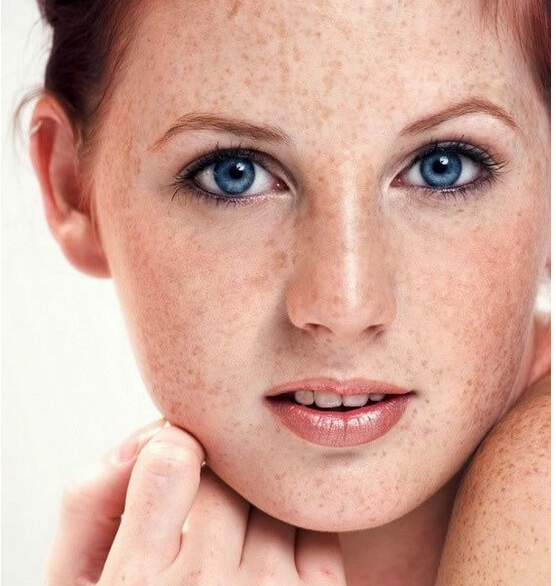
#> input picture beauty.jpg, 556 x 586 px
$ python beauty.py
#> lines starting #> are read from the running program, lines starting #| are printed output that depends on the picture
import cv2
import numpy as np
import matplotlib.pyplot as plt

def adjust_gamma(image, gamma=1.0):
    invGamma = 1.0/gamma
    table = []
    for i in range(256):
        table.append(((i / 255.0) ** invGamma) * 255)
    table = np.array(table).astype("uint8")
    return cv2.LUT(image, table)


img = cv2.imread('beauty.jpg')
#> img is the input picture: shape (586, 556, 3); mean B, G, R 151.5, 166.6, 209
b, g, r = cv2.split(img)
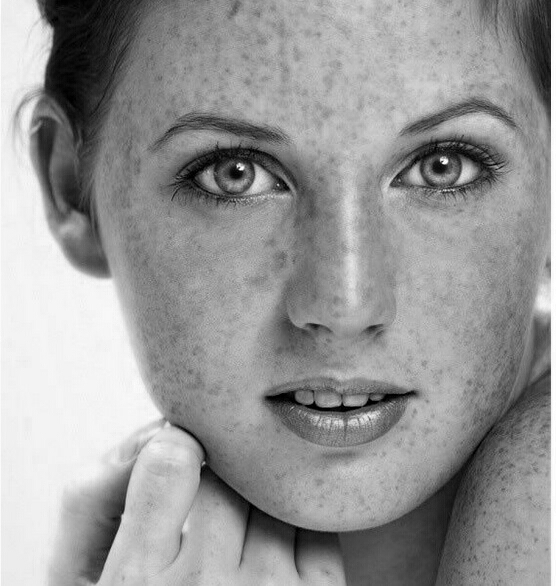
#> b: shape (586, 556); min 0, max 255, mean 151.5
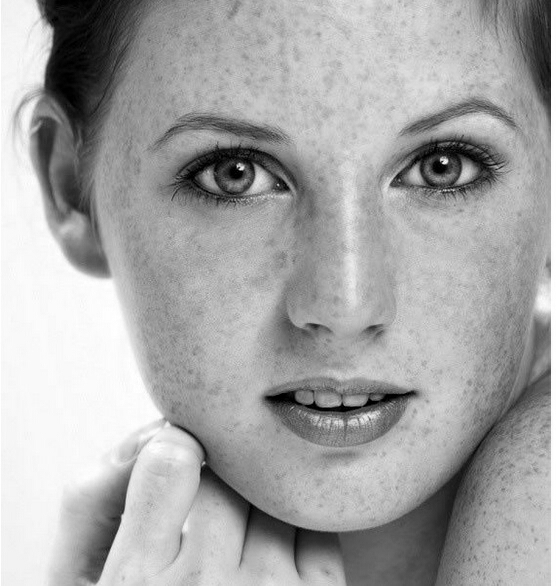
#> g: shape (586, 556); min 0, max 255, mean 166.6
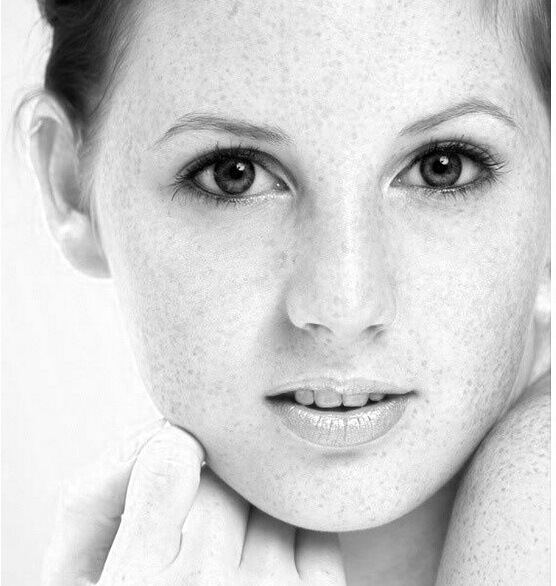
#> r: shape (586, 556); min 0, max 255, mean 209
img = cv2.merge([r, g, b])

# [4 lines of commented-out code are left out]

g2 = cv2.bilateralFilter(g, 5, 100, 100)
b2 = cv2.bilateralFilter(b, 5, 100, 100)
filtered2 = cv2.merge([r, g2, b2])

filtered = cv2.bilateralFilter(img, 10, 100, 75)
filtered = 0.95*filtered + 0.05*filtered2
filtered = filtered.astype(np.uint8)
filtered = adjust_gamma(filtered, 1.4)
#> in adjust_gamma, `return cv2.LUT(image, table)`:
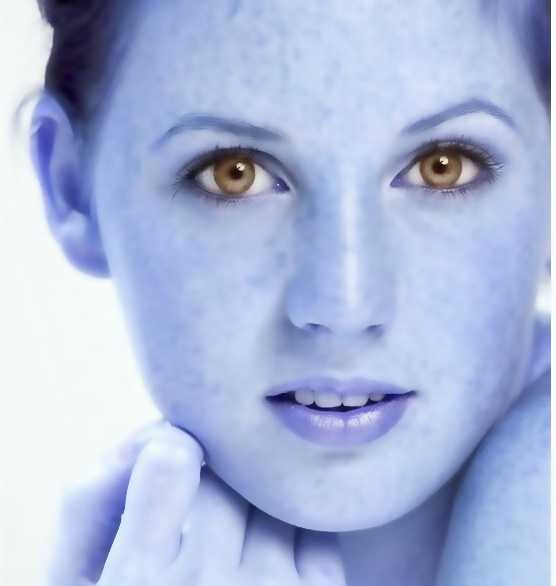
#> returned value: shape (586, 556, 3); mean of channels 0, 1, 2 218.7, 184.4, 172; drawn as B, G, R

plt.subplot(1,2,1), plt.imshow(img)
plt.subplot(1,2,2), plt.imshow(filtered)
plt.pause(100)

$ run again, with innerCircle.jpg copied over beauty.jpg
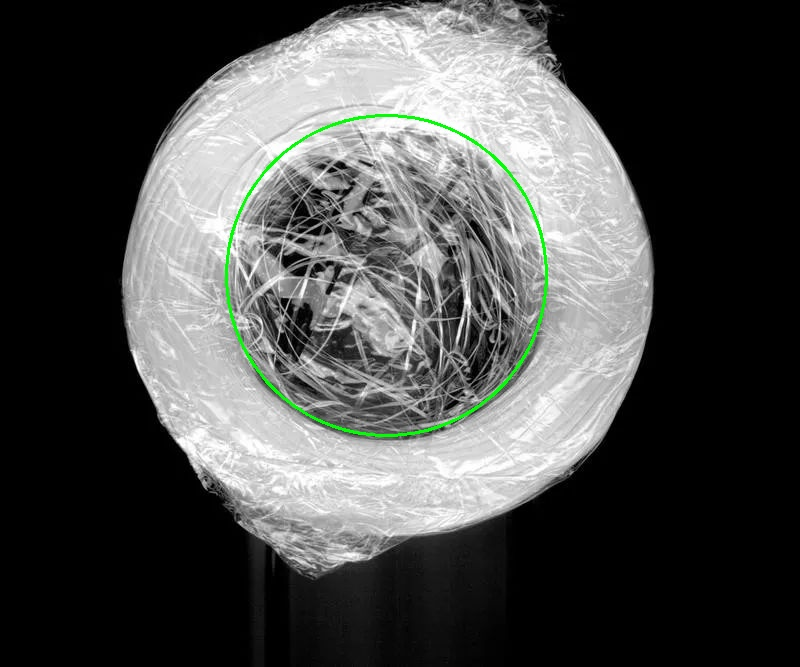
#> input picture innerCircle.jpg, 800 x 667 px
#> img is the input picture: shape (667, 800, 3); mean B, G, R 76, 77.4, 76
#> in adjust_gamma, `return cv2.LUT(image, table)`:
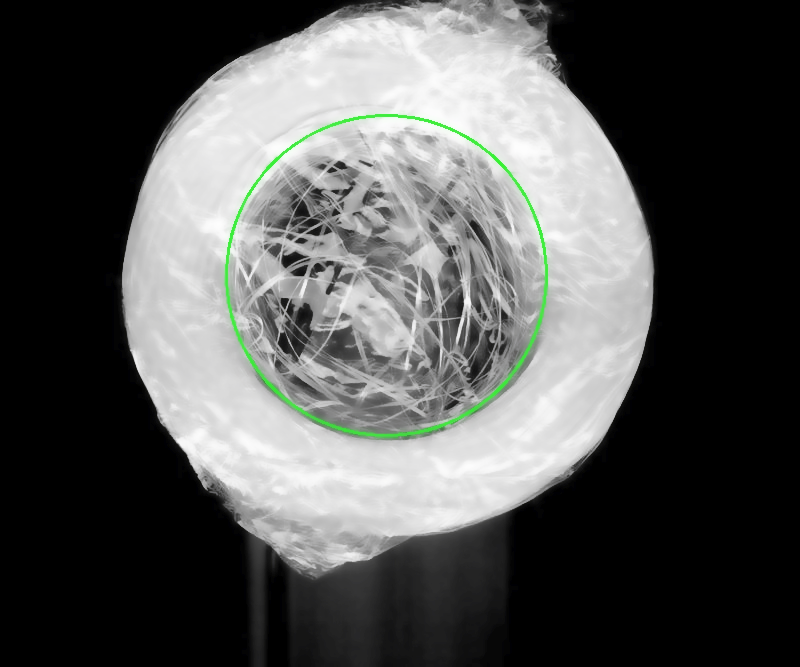
#> returned value: shape (667, 800, 3); mean of channels 0, 1, 2 84.3, 85.4, 84.2; drawn as B, G, R
#> `plt.pause(100)`:
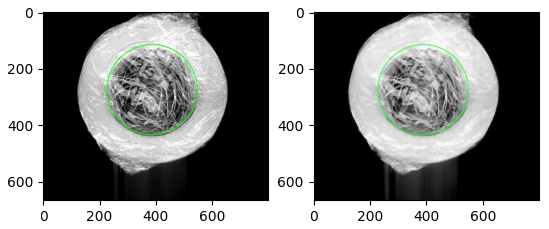
#> figure drawn by matplotlib, 2 panels
